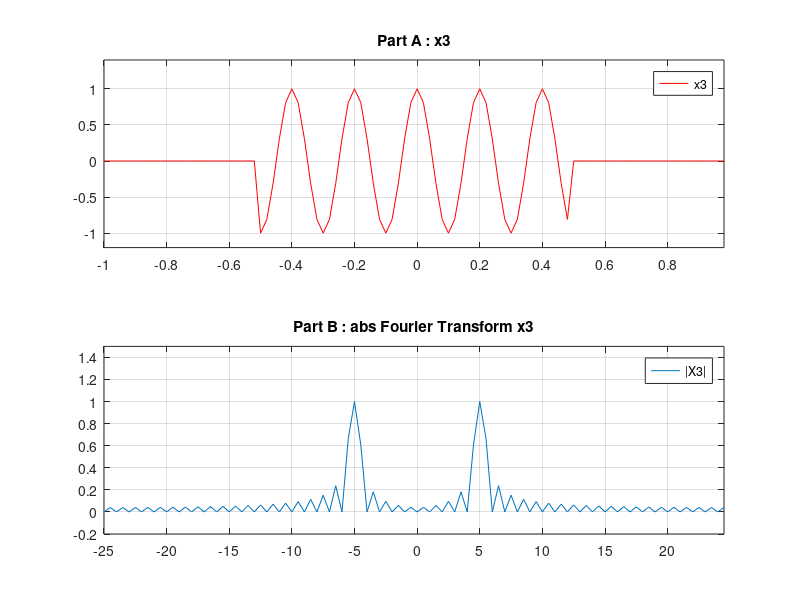

MATLAB code to generate this figure:
% x3 = cos(10pi*t) . rectpuls(t)
% =-=-=-=-=-=-=-=-=-=-=-=-=-=-=-=-=-=-=-=-=-=-=-=-=-=-=-=-=-=-=-=-=-=-=-=-=
% Signals And Systems
% Computer Assignment 3
% Chapter Number One . Exercise Number Three : 1.3
% Mohammad Mahdi Abdolhosseini
% Spring 2021
% =-=-=-=-=-=-=-=-=-=-=-=-=-=-=-=-=-=-=-=-=-=-=-=-=-=-=-=-=-=-=-=-=-=-=-=-=
clc; clear; close all;

fs = 50;
ts = 1/fs;

t_start = -1;
t_end = 1;
t = t_start : ts : t_end - ts;

T = t_end - t_start;
N = T/ts;
delta_f = 1/T;

x1 = cos(10*pi*t);
x2 = rectpuls(t);
x3 = x1.*x2;

figure
subplot(2,1,1)
plot(t, x3, 'r');
title('Part A : x3')
set(gca,'xtick', t_start : 0.2 : t_end, 'xlim', [t_start,t_end - ts])
set(gca,'ytick', -1 : 0.5 : 3, 'ylim', [-1.2,1.4])
legend('x3')
grid on

y3 = fftshift(fft(x3));
f = -fs/2 : fs/N : fs/2 - fs/N;

subplot(2,1,2)
y3new = y3/max(abs(y3));
plot(f, abs(y3new));
title('Part B : abs Fourier Transform x3')
set(gca,'xtick', -fs/2 : 5 : fs/2 - fs/N, 'xlim', [-fs/2,fs/2 - fs/N])
set(gca,'ytick', -1 : 0.2 : 3, 'ylim', [-0.2,1.5])
legend('|X3|')
grid on
